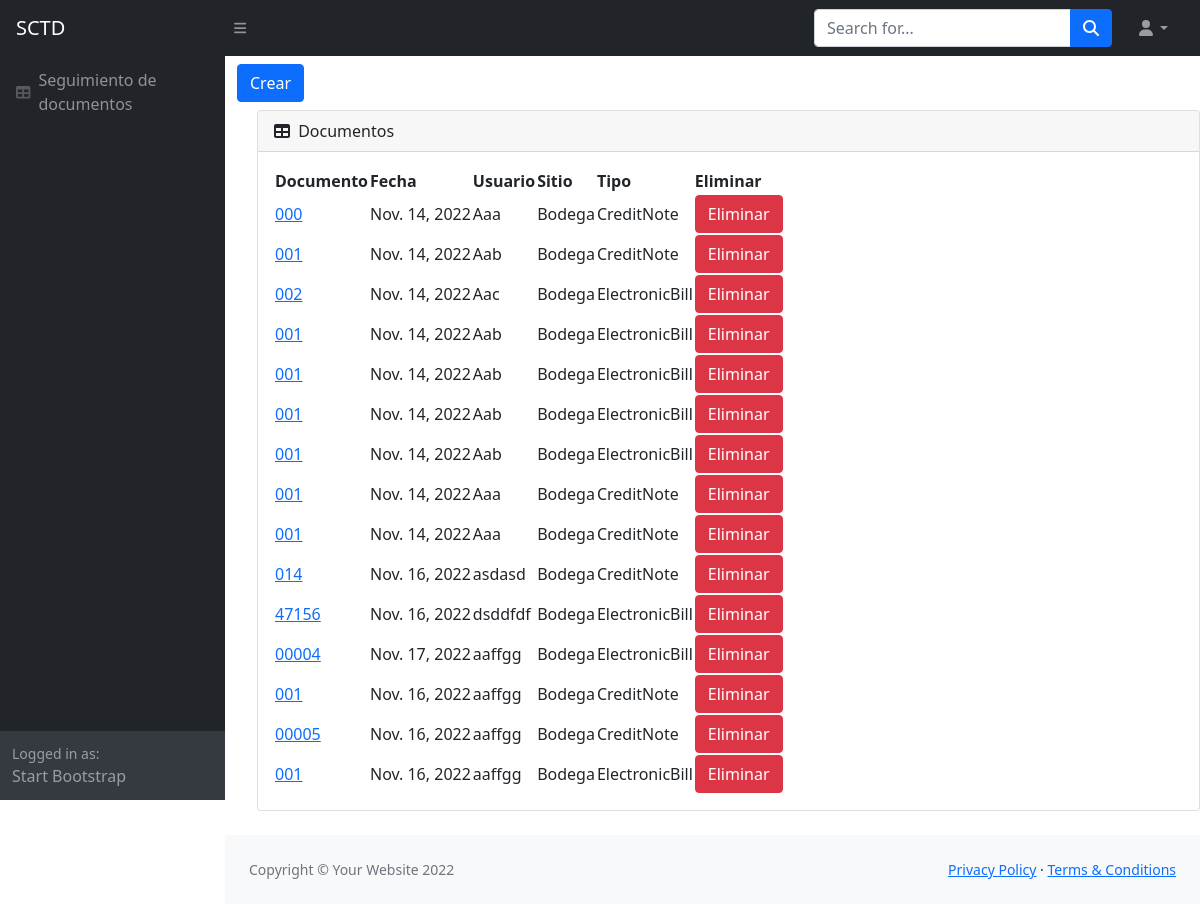
/tracking_list.html/, run on an earlier commit of the app's database.
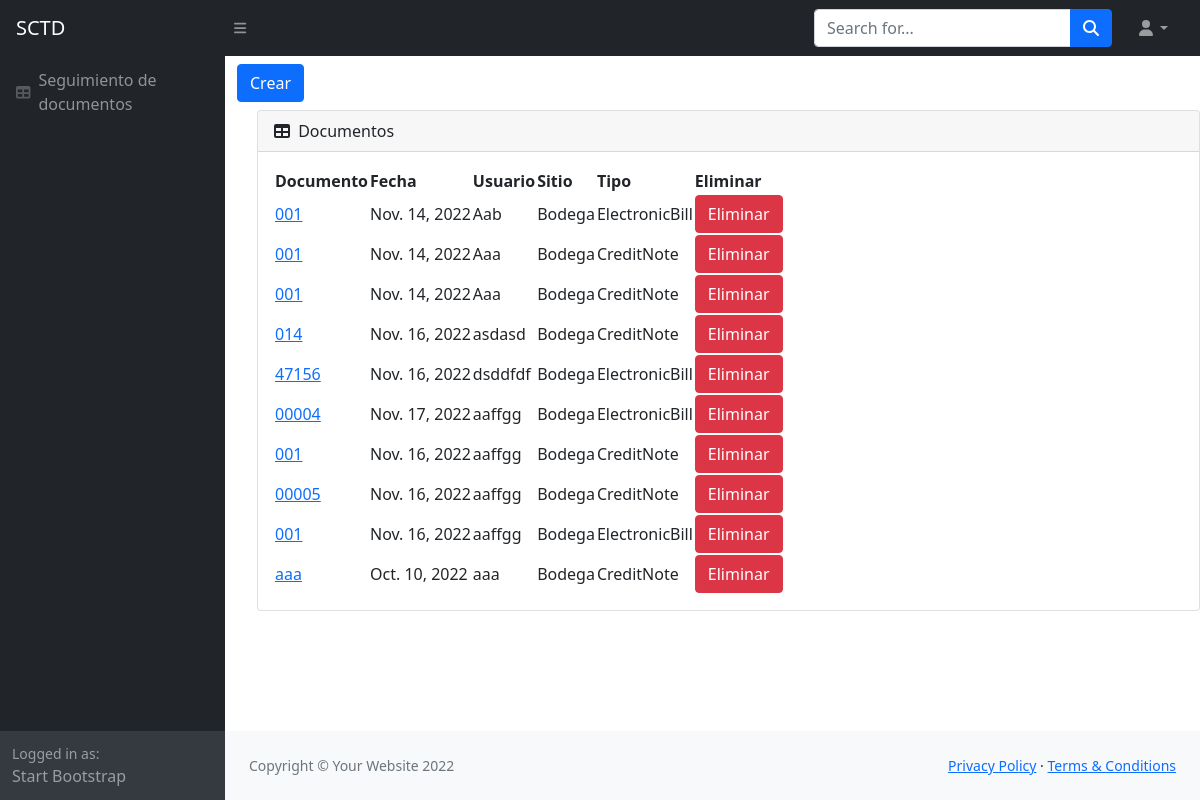
And on a later commit of the database.
### Tracking/models.py (models this page shows, shortened)
class TrackDocument(models.Model):
    document = models.CharField(max_length=50)
    date = models.DateField()
    user = models.CharField(max_length=50)
    site = models.ForeignKey('Site', on_delete=models.CASCADE)
    type = models.CharField(
        max_length=20,
        choices=DOCUMENT_CHOICES,
    )

class Site(models.Model):
    name = models.CharField(max_length=50)
    coordinates = models.CharField(max_length=50)
    description = models.CharField(max_length=50)
    def __str__(self):
        return self.name

### Tracking/views.py (the view)
# urls.py: path('tracking_list.html/', views.document_list.as_view(template_name="tracking_list.html"), name='documents'),
class document_list(ListView):
    model = TrackDocument
    paginate_by = 100
    def get_context_data(self, **kwargs):
        context = super().get_context_data(**kwargs)
        context['now'] = timezone.now()
        return context

### templates/tracking_list.html (shortened to what this page needs)
{% extends 'Tracking/index.html' %}
{% block content %}
  <head>
  </head>
<body>
    <div class="container">
        <a class="btn btn-primary" href="tracking.html" role="button">Crear</a>
    </div>
    <ul>
    <div class="card mb-4">
        <div class="card-header">
            <i class="fas fa-table me-1"></i>
            Documentos
        </div>
        <div class="card-body">
            <table id="datatablesSimple">
                <thead>
                    <tr>
                        <th>Documento</th>
                        <th>Fecha</th>
                        <th>Usuario</th>
                        <th>Sitio</th>
                        <th>Tipo</th>
                        <th>Eliminar</th>
                    </tr>
                </thead>
                <tbody>
                    {% for obj in object_list %}
                        <form method="POST" action="eliminate/{{obj.id}}">
                            <tr>
                                <td><a href="update_documents.html/{{ obj.id }}">{{ obj.document }}</a></td>
                                <td>{{ obj.date }}</td>
                                <td>{{ obj.user }}</td>
                                <td>{{ obj.site }}</td>
                                <td>{{ obj.type }}</td>
                                <td><button class="btn btn-danger" onclick="return eliminate();" type="submit">Eliminar</button></td>
                            </tr>
                        </form>
                    {% endfor %}
                </tbody>
            </table>
        </div>
    </div>
    </ul>
    {% endblock %}

### templates/Tracking/index.html (shortened to what this page needs)
{% load static %}
<!DOCTYPE html>
<html lang="en">
    <head>
        <link href="https://cdn.jsdelivr.net/npm/simple-datatables@latest/dist/style.css" rel="stylesheet" />
        <link href="{% static 'css/styles.css' %}" rel="stylesheet" />
    </head>
    <body class="sb-nav-fixed">
        <nav class="sb-topnav navbar navbar-expand navbar-dark bg-dark">
            <a class="navbar-brand ps-3" href="/">SCTD</a>
            <button class="btn btn-link btn-sm order-1 order-lg-0 me-4 me-lg-0" id="sidebarToggle" href="#!"><i class="fas fa-bars"></i></button>
            <form class="d-none d-md-inline-block form-inline ms-auto me-0 me-md-3 my-2 my-md-0">
                <div class="input-group">
                    <input class="form-control" type="text" placeholder="Search for..." aria-label="Search for..." aria-describedby="btnNavbarSearch" />
                    <button class="btn btn-primary" id="btnNavbarSearch" type="button"><i class="fas fa-search"></i></button>
                </div>
            </form>
            <ul class="navbar-nav ms-auto ms-md-0 me-3 me-lg-4">
                <li class="nav-item dropdown">
                    <a class="nav-link dropdown-toggle" id="navbarDropdown" href="#" role="button" data-bs-toggle="dropdown" aria-expanded="false"><i class="fas fa-user fa-fw"></i></a>
                </li>
            </ul>
        </nav>
        <div id="layoutSidenav">
            <div id="layoutSidenav_nav">
                <nav class="sb-sidenav accordion sb-sidenav-dark" id="sidenavAccordion">
                    <div class="sb-sidenav-menu">
                        <div class="nav">
                            <a class="nav-link" href="/tracking_list.html">
                                <div class="sb-nav-link-icon"><i class="fas fa-table"></i></div>
                                Seguimiento de documentos
                            </a>
                        </div>
                    </div>
                    <div class="sb-sidenav-footer">
                        <div class="small">Logged in as:</div>
                        Start Bootstrap
                    </div>
                </nav>
            </div>
            <div id="layoutSidenav_content">
                <main>
                    {% block content %}{% endblock %}
                </main>
                <footer class="py-4 bg-light mt-auto">
                    <div class="container-fluid px-4">
                        <div class="d-flex align-items-center justify-content-between small">
                            <div class="text-muted">Copyright &copy; Your Website 2022</div>
                            <div>
                                <a href="#">Privacy Policy</a>
                                &middot;
                                <a href="#">Terms &amp; Conditions</a>
                            </div>
                        </div>
                    </div>
                </footer>
            </div>
        </div>
    </body>
</html>

What changed in the data, as far as the page shows it:
removed TrackDocument: document "000", date "Nov. 14, 2022", user "Aaa", site "Bodega", type "CreditNote"
removed TrackDocument: document "001", date "Nov. 14, 2022", user "Aab", site "Bodega", type "CreditNote"
removed TrackDocument: document "002", date "Nov. 14, 2022", user "Aac", site "Bodega", type "ElectronicBill"
removed TrackDocument: document "001", date "Nov. 14, 2022", user "Aab", site "Bodega", type "ElectronicBill"
removed TrackDocument: document "001", date "Nov. 14, 2022", user "Aab", site "Bodega", type "ElectronicBill"
removed TrackDocument: document "001", date "Nov. 14, 2022", user "Aab", site "Bodega", type "ElectronicBill"
added TrackDocument: document "aaa", date "Oct. 10, 2022", user "aaa", site "Bodega", type "CreditNote"
